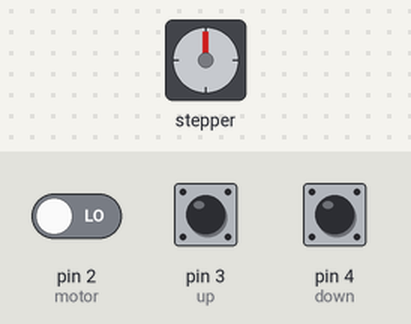
This sketch was run on a simulated Arduino Nano, built with avr-gcc and run on an emulated ATmega328P. On the bench: stepper motor. The inputs (shaded band) are chosen by the test bench; at power-on: pin 2 (motor) LOW, pin 3 (up) LOW, pin 4 (down) LOW. Stepper angles assume 200 steps per turn.

Above: at 1.2 s.
1.3 s: pin 2 (motor) driven HIGH
At 1.45 s:
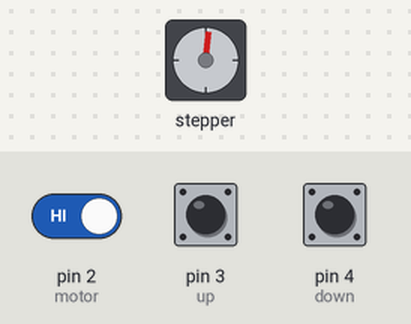
At 2.36 s:
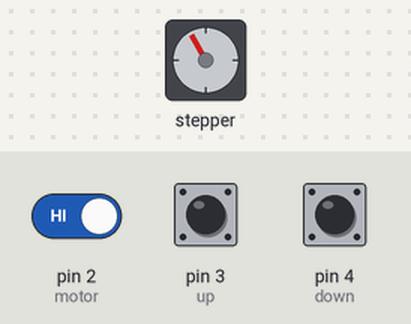
4.3 s: pin 3 (up) pulled HIGH for 0.15 s
At 4.81 s:
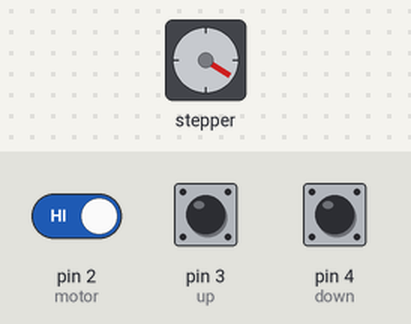
7.4 s: pin 4 (down) pulled HIGH for 3.2 s
At 7.95 s:
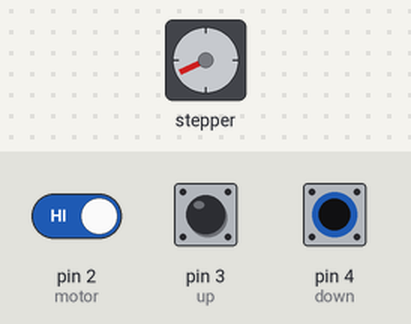
13.6 s: pin 3 (up) pulled HIGH for 1 s
17.6 s: pin 4 (down) pulled HIGH for 1 s
21.6 s: pin 3 (up) pulled HIGH for 1 s
Timing chart, 0 to 26.6 s (numbered marks = the images above; inputs shaded):
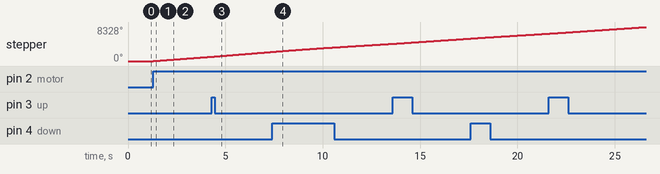

Measured:
- after the input at 1.3 s, stepper: keeps turning clockwise at about 357°/s, starting at once

The sketch:

nano.ino
```cpp
#include <Stepper.h>

#define motor 2
#define up    3
#define down  4
#define cw    9

char speed_stepper = 60;
const int stepsPerRevolution = 200;

Stepper stepper(stepsPerRevolution, 5,6,7,8);

void setup() {
  // put your setup code here, to run once:
  pinMode(motor, INPUT);
  pinMode(up, INPUT);
  pinMode(down, INPUT);
  pinMode(cw, INPUT);
  stepper.setSpeed(speed_stepper);
  Serial.begin(115200);
}

void loop() {
  // put your main code here, to run repeatedly:

  //stepper.step(-stepsPerRevolution);
  if(digitalRead(motor)) stepper.step(stepsPerRevolution);
  if(digitalRead(up))
  {
    if(speed_stepper > 150) speed_stepper = 150;else
    speed_stepper += 5;
  }

  if(digitalRead(down))
  {
    if(speed_stepper <1) speed_stepper = 0;else
    speed_stepper -= 5;
  }
  delay(10);
  stepper.setSpeed(speed_stepper);
}
```
